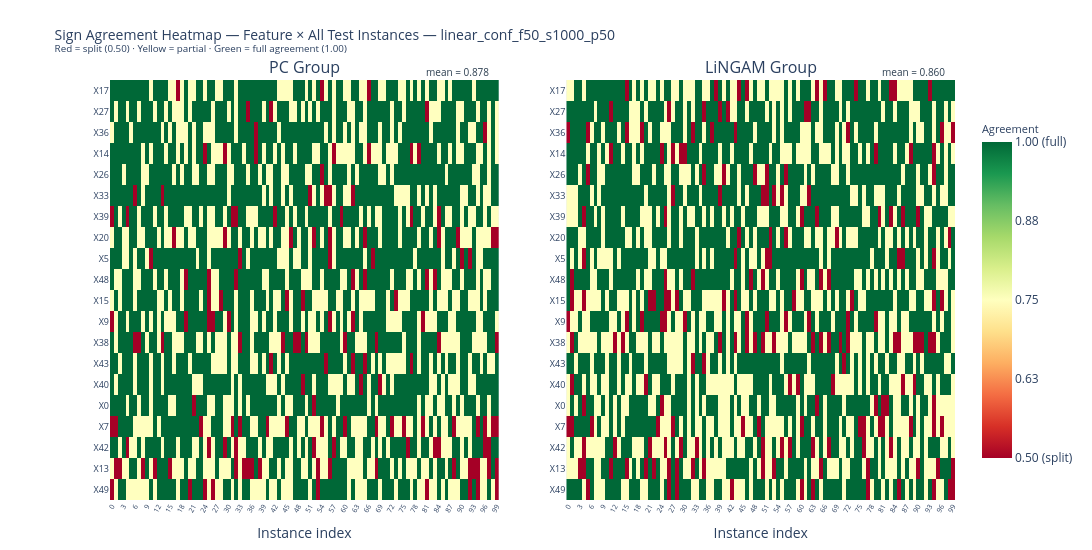

Here is the notebook cell this chart was saved with:
### Code cell
# ── Figure B: Heatmap — feature × all test instances ─────────────────────
# Two panels: PC Group (left) and LiNGAM Group (right)
hmap_groups = ["PC Group", "LiNGAM Group"]

fig_hmap = make_subplots(
    rows=1, cols=2,
    subplot_titles=hmap_groups,
    horizontal_spacing=0.08,
)

for ci, grp in enumerate(hmap_groups):
    mat = agreement_mats[grp]           # (n_instances, n_feats)
    if mat is None:
        continue

    # features on y-axis (most important at top), instances on x-axis
    z        = mat.T[::-1]              # (n_feats, n_instances)
    y_labels = top_features[::-1]

    fig_hmap.add_trace(
        go.Heatmap(
            z=z,
            x=[str(i) for i in range(mat.shape[0])],
            y=y_labels,
            colorscale="RdYlGn",
            zmin=0.5, zmax=1.0,
            showscale=(ci == 1),
            colorbar=dict(
                title=dict(text="Agreement", font=dict(size=11)),
                tickvals=[0.50, 0.625, 0.75, 0.875, 1.0],
                ticktext=["0.50 (split)", "0.63", "0.75", "0.88", "1.00 (full)"],
                x=1.02, len=0.85,
            ) if ci == 1 else {},
            hovertemplate=(
                "<b>%{y}</b><br>"
                "Instance %{x}: agreement = %{z:.3f}<extra></extra>"
            ),
        ),
        row=1, col=ci + 1,
    )

    # Annotate global mean for this group+panel
    g_mean = mat.mean()
    fig_hmap.add_annotation(
        text=f"mean = {g_mean:.3f}",
        xref=f"x{ci+1 if ci > 0 else ''} domain",
        yref=f"y{ci+1 if ci > 0 else ''} domain",
        x=0.98, y=1.04,
        showarrow=False,
        font=dict(size=10, color="#2c3e50"),
        align="right",
    )

fig_hmap.update_layout(
    title=dict(
        text=(
            f"Sign Agreement Heatmap — Feature × All Test Instances — {DATASET}<br>"
            "<sup>Red = split (0.50) · Yellow = partial · Green = full agreement (1.00)</sup>"
        ),
        font=dict(size=14),
    ),
    height=max(380, 22 * N_TOP_FEATURES + 110),
    width=1400,
    margin=dict(l=110, r=100, t=80, b=50),
)
fig_hmap.update_xaxes(tickfont=dict(size=7), tickangle=-60, title_text="Instance index")
fig_hmap.update_yaxes(tickfont=dict(size=9))
fig_hmap.show()

# ── Figure C: Instance-level mean agreement (aggregated over features) ────
rows_inst = []
for grp, mat in agreement_mats.items():
    if mat is None:
        continue
    inst_means = mat.mean(axis=1)   # (n_instances,)
    for i, v in enumerate(inst_means):
        rows_inst.append(dict(Instance=i, Group=grp, Agreement=float(v)))

df_inst = pd.DataFrame(rows_inst)

fig_agree_inst = px.line(
    df_inst,
    x="Instance", y="Agreement", color="Group",
    color_discrete_map=GROUP_COLORS_AGREE,
    markers=True,
    range_y=[0.45, 1.05],
    title=(
        f"Instance-Level Mean Sign Agreement — {DATASET}<br>"
        f"<sup>Each point = mean agreement over the top {N_TOP_FEATURES} features for that instance.</sup>"
    ),
    labels={"Agreement": "Mean Sign Agreement", "Instance": "Test Instance Index"},
    height=360, width=1100,
)
fig_agree_inst.add_hline(
    y=0.75, line=dict(color="#636363", width=1, dash="dot"),
    annotation_text="75 % agree", annotation_position="top right",
    annotation_font_size=10,
)
fig_agree_inst.update_layout(
    legend_title_text="Method Group",
    margin=dict(t=80, b=50),
)
fig_agree_inst.show()

### Figure 1 — Plotly figure (JSON) as saved in the notebook; plotly's stock layout.template omitted (floating-point values rounded to 4 significant figures; data arrays with more than 128 entries replaced by an {"elided": "..."} marker saying what was removed)
{"data": [{"colorscale": [[0, "rgb(165,0,38)"], [0.1, "rgb(215,48,39)"], [0.2, "rgb(244,109,67)"], [0.3, "rgb(253,174,97)"], [0.4, "rgb(254,224,139)"], [0.5, "rgb(255,255,191)"], [0.6, "rgb(217,239,139)"], [0.7, "rgb(166,217,106)"], [0.8, "rgb(102,189,99)"], [0.9, "rgb(26,152,80)"], [1, "rgb(0,104,55)"]], "hovertemplate": "<b>%{y}</b><br>Instance %{x}: agreement = %{z:.3f}<extra></extra>", "showscale": false, "type": "heatmap", "x": ["0", "1", "2", "3", "4", "5", "6", "7", "8", "9", "10", "11", "12", "13", "14", "15", "16", "17", "18", "19", "20", "21", "22", "23", "24", "25", "26", "27", "28", "29", "30", "31", "32", "33", "34", "35", "36", "37", "38", "39", "40", "41", "42", "43", "44", "45", "46", "47", "48", "49", "50", "51", "52", "53", "54", "55", "56", "57", "58", "59", "60", "61", "62", "63", "64", "65", "66", "67", "68", "69", "70", "71", "72", "73", "74", "75", "76", "77", "78", "79", "80", "81", "82", "83", "84", "85", "86", "87", "88", "89", "90", "91", "92", "93", "94", "95", "96", "97", "98", "99"], "xaxis": "x", "y": ["X49", "X13", "X42", "X7", "X0", "X40", "X43", "X38", "X9", "X15", "X48", "X5", "X20", "X39", "X33", "X26", "X14", "X36", "X27", "X17"], "yaxis": "y", "z": {"elided": "20x100 float values"}, "zmax": 1, "zmin": 0.5}, {"colorbar": {"len": 0.85, "ticktext": ["0.50 (split)", "0.63", "0.75", "0.88", "1.00 (full)"], "tickvals": [0.5, 0.625, 0.75, 0.875, 1], "title": {"font": {"size": 11}, "text": "Agreement"}, "x": 1.02}, "colorscale": [[0, "rgb(165,0,38)"], [0.1, "rgb(215,48,39)"], [0.2, "rgb(244,109,67)"], [0.3, "rgb(253,174,97)"], [0.4, "rgb(254,224,139)"], [0.5, "rgb(255,255,191)"], [0.6, "rgb(217,239,139)"], [0.7, "rgb(166,217,106)"], [0.8, "rgb(102,189,99)"], [0.9, "rgb(26,152,80)"], [1, "rgb(0,104,55)"]], "hovertemplate": "<b>%{y}</b><br>Instance %{x}: agreement = %{z:.3f}<extra></extra>", "showscale": true, "type": "heatmap", "x": ["0", "1", "2", "3", "4", "5", "6", "7", "8", "9", "10", "11", "12", "13", "14", "15", "16", "17", "18", "19", "20", "21", "22", "23", "24", "25", "26", "27", "28", "29", "30", "31", "32", "33", "34", "35", "36", "37", "38", "39", "40", "41", "42", "43", "44", "45", "46", "47", "48", "49", "50", "51", "52", "53", "54", "55", "56", "57", "58", "59", "60", "61", "62", "63", "64", "65", "66", "67", "68", "69", "70", "71", "72", "73", "74", "75", "76", "77", "78", "79", "80", "81", "82", "83", "84", "85", "86", "87", "88", "89", "90", "91", "92", "93", "94", "95", "96", "97", "98", "99"], "xaxis": "x2", "y": ["X49", "X13", "X42", "X7", "X0", "X40", "X43", "X38", "X9", "X15", "X48", "X5", "X20", "X39", "X33", "X26", "X14", "X36", "X27", "X17"], "yaxis": "y2", "z": {"elided": "20x100 float values"}, "zmax": 1, "zmin": 0.5}], "layout": {"annotations": [{"font": {"size": 16}, "showarrow": false, "text": "PC Group", "x": 0.23, "xanchor": "center", "xref": "paper", "y": 1, "yanchor": "bottom", "yref": "paper"}, {"font": {"size": 16}, "showarrow": false, "text": "LiNGAM Group", "x": 0.77, "xanchor": "center", "xref": "paper", "y": 1, "yanchor": "bottom", "yref": "paper"}, {"align": "right", "font": {"color": "#2c3e50", "size": 10}, "showarrow": false, "text": "mean = 0.878", "x": 0.98, "xref": "x domain", "y": 1.04, "yref": "y domain"}, {"align": "right", "font": {"color": "#2c3e50", "size": 10}, "showarrow": false, "text": "mean = 0.860", "x": 0.98, "xref": "x2 domain", "y": 1.04, "yref": "y2 domain"}], "height": 550, "margin": {"b": 50, "l": 110, "r": 100, "t": 80}, "title": {"font": {"size": 14}, "text": "Sign Agreement Heatmap — Feature × All Test Instances — linear_conf_f50_s1000_p50<br><sup>Red = split (0.50) · Yellow = partial · Green = full agreement (1.00)</sup>"}, "width": 1400, "xaxis": {"anchor": "y", "domain": [0, 0.46], "tickangle": -60, "tickfont": {"size": 7}, "title": {"text": "Instance index"}}, "xaxis2": {"anchor": "y2", "domain": [0.54, 1], "tickangle": -60, "tickfont": {"size": 7}, "title": {"text": "Instance index"}}, "yaxis": {"anchor": "x", "domain": [0, 1], "tickfont": {"size": 9}}, "yaxis2": {"anchor": "x2", "domain": [0, 1], "tickfont": {"size": 9}}}}
